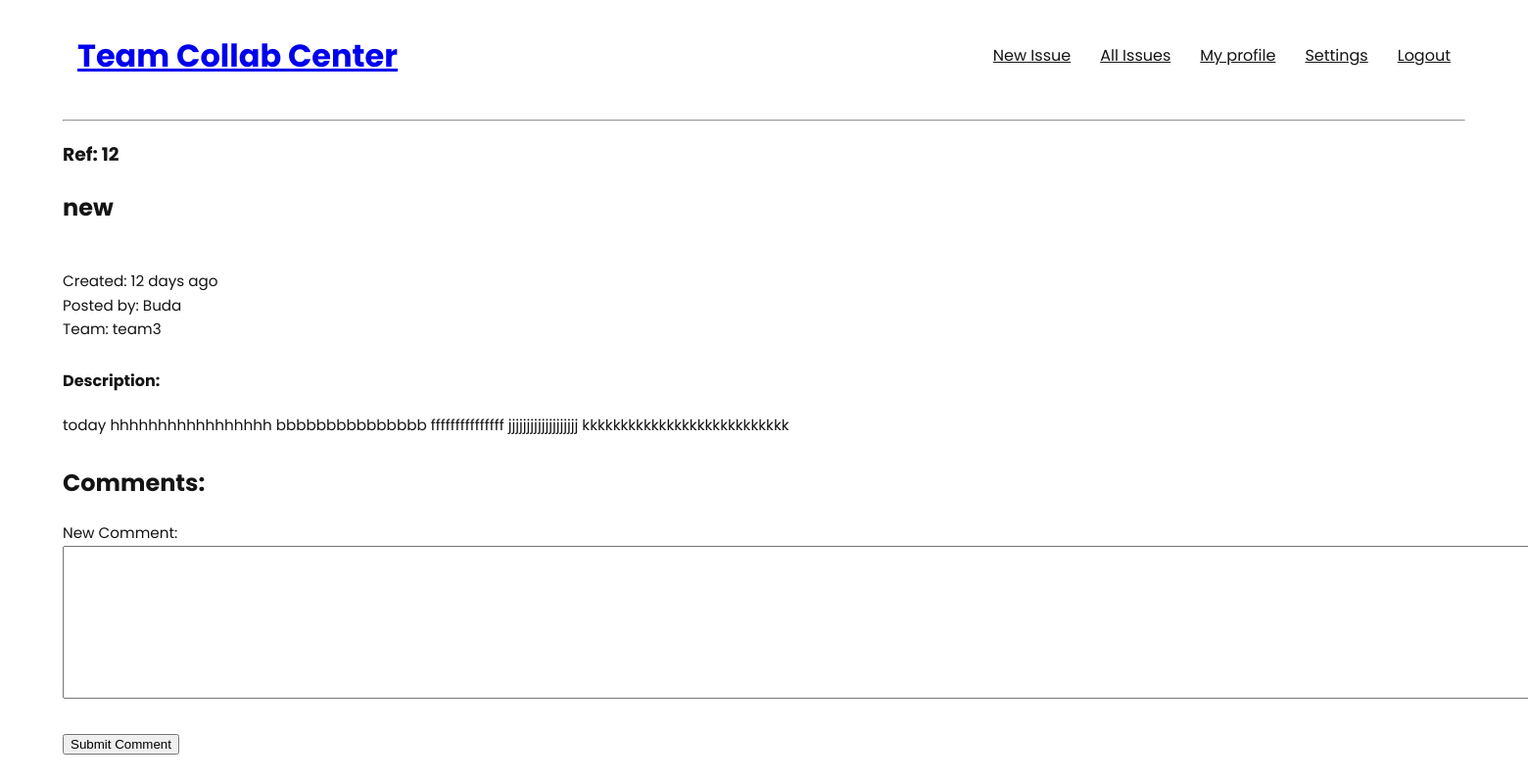
The page /post/12 (signed in) on the database as committed earlier.
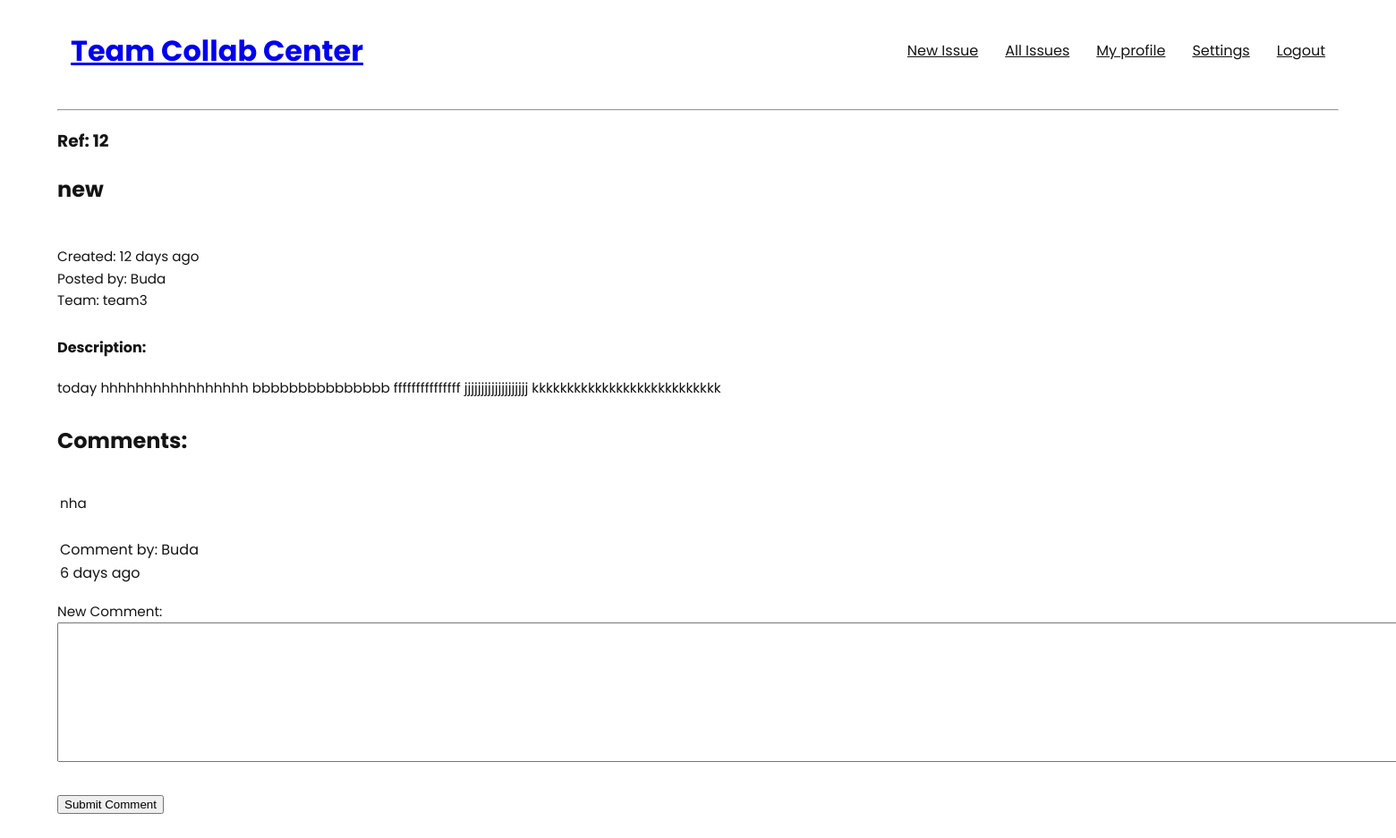
The same page on the database as committed later.
### app/models.py (models this page shows, shortened)
class Post(db.Model):
    __tablename__='posts'
    id = db.Column(db.Integer, primary_key=True)
    title = db.Column(db.String(64))
    description = db.Column(db.String(1000))
    timestamp = db.Column(db.DateTime, index=True, default=datetime.utcnow)
    user_id = db.Column(db.Integer, db.ForeignKey('users.id'))
    team_id = db.Column(db.Integer, db.ForeignKey('teams.id'))
    comments = db.relationship('Comment', backref='comment_ticket', lazy='dynamic')

class User(UserMixin, db.Model):
    __tablename__='users'
    id = db.Column(db.Integer, primary_key=True)
    username = db.Column(db.String(64), index=True, unique=True)
    email = db.Column(db.String(120), index=True, unique=True)
    password_hash = db.Column(db.String(128))
    posts = db.relationship('Post', backref='author', lazy='dynamic')
    position_id = db.Column(db.Integer, db.ForeignKey('position.id'))
    about_me = db.Column(db.String(240))
    last_seen = db.Column(db.DateTime, default=datetime.utcnow)
    team_id = db.Column(db.Integer, db.ForeignKey('teams.id'))
    comments = db.relationship('Comment', backref='comment_author', lazy='dynamic')

class Team(db.Model):
    __tablename__='teams'
    id = db.Column(db.Integer, primary_key=True)
    name = db.Column(db.String(64), unique=True)
    members = db.relationship('User', backref='team_members')
    team_posts = db.relationship('Post', backref='team_posts')

class Comment(db.Model):
    __tablename__ = 'comments'
    id = db.Column(db.Integer, primary_key=True)
    body = db.Column(db.Text)
    timestamp = db.Column(db.DateTime, index=True, default=datetime.utcnow)
    author_id = db.Column(db.Integer, db.ForeignKey('users.id'))
    post_id = db.Column(db.Integer, db.ForeignKey('posts.id'))

### app/routes.py (the view, shortened to what this page needs)
@app.route('/post/<id>', methods=['GET', 'POST'])
@login_required
def post_view(id):
    commentForm = CommentForm()
    comments = Comment.query.filter_by(post_id=id).order_by(Comment.timestamp.desc()).all()
    post = Post.query.filter_by(id=id).first_or_404()
    return render_template('post.html', post=post, title='post',
                            commentForm=commentForm, comments=comments)

### app/forms.py
class CommentForm(FlaskForm):
    body = TextAreaField('New Comment:', validators=[DataRequired(), Length(min=1, max=1000)])
    submit2 = SubmitField('Submit Comment')

### app/models.py (called while the page is built)
@login.user_loader
def load_user(id):
    return User.query.get(int(id))

### app/routes.py (called while the page is built)
@app.before_request
def before_request():
    if current_user.is_authenticated:
        current_user.last_seen = datetime.utcnow()
        db.session.commit()

### app/templates/post.html (shortened to what this page needs)
{% extends "base.html" %}
{% block content %}
<div class="post-wrapper">
    <h3>Ref: {{ post.id }}</h3>
    <h2>{{ post.title }}</h2>
    <p >
        <br>Created: {{ moment(post.timestamp).fromNow() }}
        <br>Posted by: {{ post.author.username }}
        <br>Team: {{ post.team_posts.name }} <br></p>
    <h4>Description:</h4>
    <p class="post-description">{{ post.description }}</p>
    <div class="post-comments">
        <h2>Comments: </h2>
        {% for comment in comments %}
            <table>
                <tr valign="top">
                    <td>
                        <p class="comment-content">{{ comment.body }}</p>
                        Comment by: {{ comment.comment_author.username }} <br>
                        {{ moment(comment.timestamp).fromNow() }}
                    </td>
                </tr>
            </table>
        {% endfor %}
        <form action="" method="post">
            <p>
                {{ commentForm.body.label }}<br>
                {{ commentForm.body(cols=200, rows=10) }}<br>
            </p>
            <p>{{ commentForm.submit2() }}</p>
        </form>
    </div>
</div>
{% endblock %}

### app/templates/base.html (shortened to what this page needs)
<!DOCTYPE html>
<html lang="en">
<head>
    <link rel="stylesheet" href="{{ url_for('static',filename='styles/style.css') }}">
</head>
<body>
    <header class="main-header">
        <h1 class="name"><a href="{{ url_for('index') }}">Team Collab Center</a></h1>
        <ul class="main-nav">
            {% if current_user.is_anonymous %}
            <li><a href="{{ url_for('login') }}">Login</a></li>
            {% else %}
            <li><a href="{{ url_for('create_issue') }}">New Issue</a></li>
            <li><a href="{{ url_for('explore') }}">All Issues</a></li>
            <li><a href="{{ url_for('user', username=current_user.username) }}">My profile</a></li>
            <li><a href="#">Settings</a></li>
            <li><a href="{{ url_for('logout') }}">Logout</a></li>
            {% endif %}
        </ul>
    </header>
    <hr>
    {% block content %}{% endblock %}
</body>
</html>

### app/static/styles/style.css (style rules this page uses)
@media (min-width: 769px) { .main-header, .main-nav { display: -webkit-box; display: -ms-flexbox; display: flex; } }
@media (min-width: 769px) { .main-header { -webkit-box-orient: vertical; -webkit-box-direction: normal; -ms-flex-direction: column; flex-direction: column; -webkit-box-align: center; -ms-flex-align: center; align-items: center; } }
@media (min-width: 1025px) { .main-header { -webkit-box-orient: horizontal; -webkit-box-direction: normal; -ms-flex-direction: row; flex-direction: row; -webkit-box-pack: justify; -ms-flex-pack: justify; justify-content: space-between; } }
* { -webkit-box-sizing: border-box; box-sizing: border-box; }
body { font-family: 'Poppins', sans-serif; line-height: 1.6; margin: 0 4rem; color: #141414; }
ul { display: -webkit-box; display: -ms-flexbox; display: flex; -webkit-box-orient: horizontal; -webkit-box-direction: normal; -ms-flex-direction: row; flex-direction: row; -ms-flex-wrap: wrap; flex-wrap: wrap; margin: 0; padding: 0; list-style: none; }
ul li a { padding: 0 2rem; }
p { font-size: .95em; margin-bottom: 1.8em; }
.name { font-size: bold; }
.name a, .main-nav a { text-align: center; display: block; padding: 10px 15px; color: #141414 |important; }
.main-nav li a { color: #141414; }

Rows that differ between the two databases and show on the page:
added Comment: body "nha", comment_author.username "Buda", timestamp "6 days ago"
